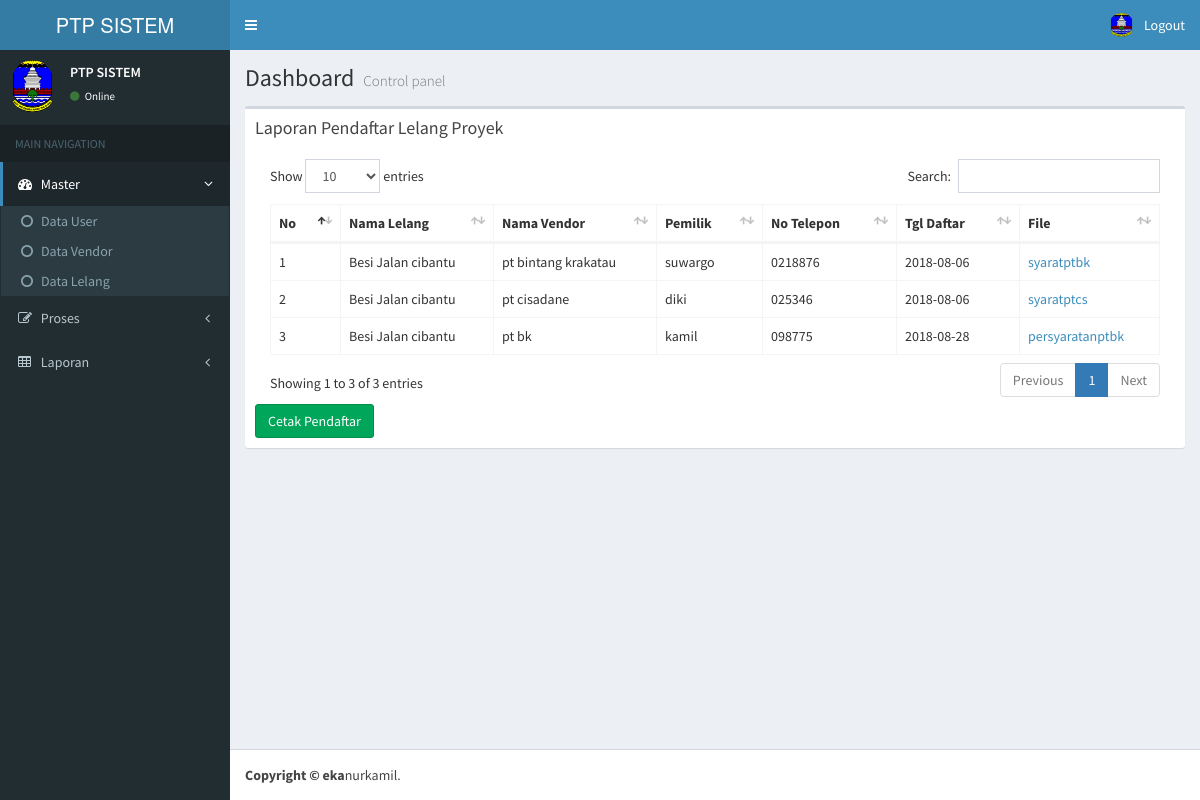
Screenshot of /halaman_utama.php?page=lap_daftar (signed in) with the database file from the repository.
### tables this page shows
CREATE TABLE IF NOT EXISTS `pendaftaran` (
  `id_daftar` int(10) NOT NULL,
  `id_vendor` int(10) NOT NULL,
  `id_lelang` int(10) NOT NULL,
  `tgl_daftar` varchar(15) NOT NULL,
  `nama_file` varchar(50) NOT NULL,
  `tipe_file` varchar(10) NOT NULL,
  `ukuran_file` varchar(20) NOT NULL,
  `file` varchar(255) NOT NULL
);

CREATE TABLE IF NOT EXISTS `lelang` (
  `id_lelang` int(10) NOT NULL,
  `nama_lelang` varchar(30) NOT NULL,
  `hps` int(20) NOT NULL,
  `status` enum('on','off') NOT NULL
);

CREATE TABLE IF NOT EXISTS `vendor` (
  `id_vendor` int(10) NOT NULL,
  `nama_vendor` varchar(30) NOT NULL,
  `pemilik` varchar(30) NOT NULL,
  `alamat` text NOT NULL,
  `telepon` varchar(14) NOT NULL
);

### module/laporan/lap_daftar.php (the view)
<div class="box">
    <div class="box-header">
        <h3 class="box-title">Laporan Pendaftar Lelang Proyek</h3>
    </div>
			<div class="box-body">
              <table class="table table-bordered table-hover" id="datatables">
                <thead>
                <tr>
                  <th>No</th>
                  <th>Nama Lelang</th>
                  <th>Nama Vendor</th>
                  <th>Pemilik</th>
                  <th>No Telepon</th>
                  <th>Tgl Daftar</th>
                  <th>File</th>
                </tr>
                </thead>
				<tbody>
                <?php
					$no=1;
					$sql=mysql_query("select pendaftaran.nama_file, pendaftaran.tipe_file, pendaftaran.ukuran_file,pendaftaran.file, pendaftaran.tgl_daftar,
					vendor.nama_vendor,vendor.pemilik,vendor.telepon,lelang.nama_lelang from pendaftaran join vendor
					on pendaftaran.id_vendor=vendor.id_vendor join lelang on pendaftaran.id_lelang=lelang.id_lelang") or die(mysql_error());
					while($data=mysql_fetch_array($sql)){
				?>
				<tr>
					<td><?php echo $no++ ?></td>
					<td><?php echo $data['nama_lelang']; ?></td>
					<td><?php echo $data['nama_vendor']; ?></td>
					<td><?php echo $data['pemilik']; ?></td>
					<td><?php echo $data['telepon']; ?></td>
					<td><?php echo $data['tgl_daftar']; ?></td>
					<td><?php echo '<a href="'.$data['file'].'">'.$data['nama_file'].'</a>' ?></td>
				</tr>
				<?php
					}
				?>
				</tbody>
              </table>
			  <a href="module/laporan/pdf/cetak_daftar.php" class="btn btn-success">Cetak Pendaftar</a>
			</div>
		</div>

### rows the page displays
pendaftaran: id_lelang.nama_lelang "Besi Jalan cibantu", id_vendor.nama_vendor "pt bintang krakatau", id_vendor.pemilik "suwargo", id_vendor.telepon "0218876", tgl_daftar "2018-08-06", nama_file "syaratptbk"
pendaftaran: id_lelang.nama_lelang "Besi Jalan cibantu", id_vendor.nama_vendor "pt cisadane", id_vendor.pemilik "diki", id_vendor.telepon "025346", tgl_daftar "2018-08-06", nama_file "syaratptcs"
pendaftaran: id_lelang.nama_lelang "Besi Jalan cibantu", id_vendor.nama_vendor "pt bk", id_vendor.pemilik "kamil", id_vendor.telepon "098775", tgl_daftar "2018-08-28", nama_file "persyaratanptbk"
